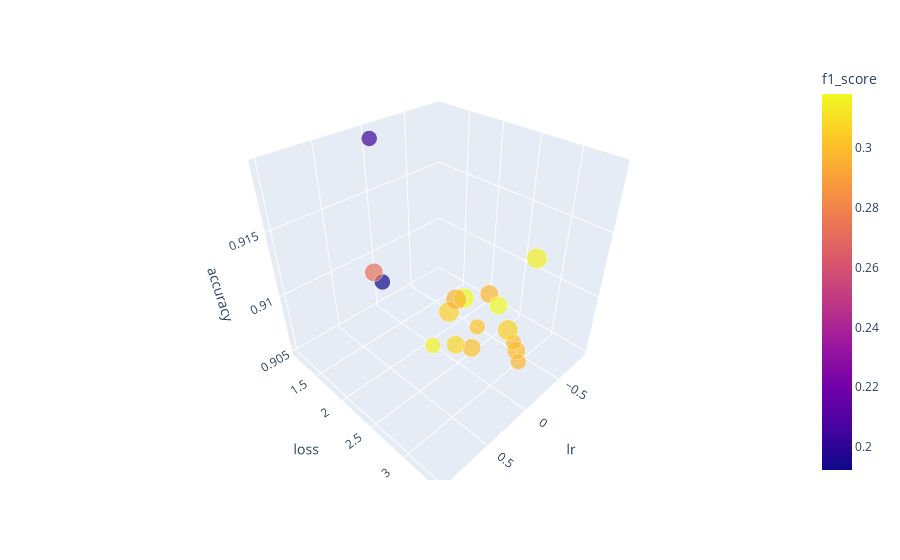

The cell this chart's notebook holds for it:
### Code cell
import plotly.express as px
fig = px.scatter_3d(df, x='lr', y='loss', z='accuracy',
                    size = 'hidden_dim',
                    color = 'f1_score')
fig.show()

### Figure 1 — Plotly figure (JSON) as saved in the notebook; plotly's stock layout.template omitted (floating-point values rounded to 4 significant figures)
{"data": [{"hoverlabel": {"namelength": 0}, "hovertemplate": "lr=%{x}<br>loss=%{y}<br>accuracy=%{z}<br>hidden_dim=%{marker.size}<br>f1_score=%{marker.color}", "legendgroup": "", "marker": {"color": [0.2968, 0.2989, 0.3021, 0.1923, 0.2042, 0.3155, 0.298, 0.3173, 0.3009, 0.3003, 0.3077, 0.2724, 0.315, 0.3062, 0.3181, 0.3058, 0.2957], "coloraxis": "coloraxis", "size": [150, 150, 150, 150, 150, 150, 200, 200, 200, 200, 200, 200, 250, 250, 250, 250, 250], "sizemode": "area", "sizeref": 0.625, "symbol": "circle"}, "mode": "markers", "name": "", "scene": "scene", "showlegend": false, "type": "scatter3d", "x": [0.05, 0.05, 0.05, 0.05, 0.05, 0.05, 0.05, 0.05, 0.05, 0.05, 0.05, 0.05, 0.05, 0.05, 0.05, 0.05, 0.05], "y": [3.358, 3.275, 2.808, 1.239, 1.213, 2.136, 2.934, 3.056, 2.745, 3.318, 2.508, 1.08, 3.413, 2.397, 2.606, 3.194, 2.497], "z": [0.9088, 0.9101, 0.9095, 0.908, 0.9193, 0.9051, 0.9126, 0.9121, 0.9074, 0.9096, 0.9067, 0.9085, 0.9165, 0.9093, 0.9111, 0.9107, 0.9107]}], "layout": {"coloraxis": {"colorbar": {"title": {"text": "f1_score"}}, "colorscale": [[0, "#0d0887"], [0.1111, "#46039f"], [0.2222, "#7201a8"], [0.3333, "#9c179e"], [0.4444, "#bd3786"], [0.5556, "#d8576b"], [0.6667, "#ed7953"], [0.7778, "#fb9f3a"], [0.8889, "#fdca26"], [1, "#f0f921"]]}, "legend": {"itemsizing": "constant", "tracegroupgap": 0}, "margin": {"t": 60}, "scene": {"domain": {"x": [0, 1], "y": [0, 1]}, "xaxis": {"title": {"text": "lr"}}, "yaxis": {"title": {"text": "loss"}}, "zaxis": {"title": {"text": "accuracy"}}}}}
